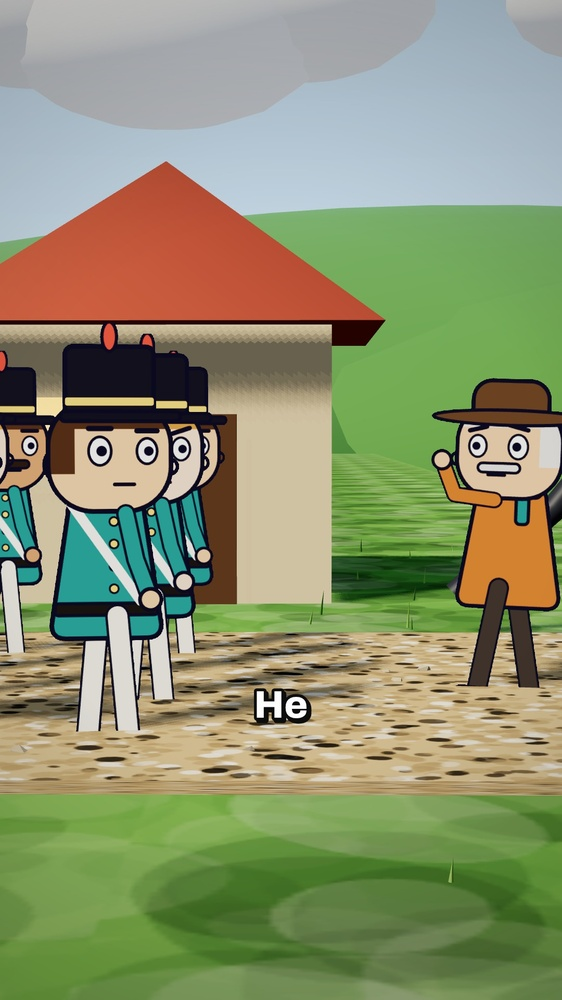
#> input picture skills/fact-story-shorts/examples/bridge-keeper/stills/00000.jpg, 562 x 1000 px, shrunk from 1080 x 1920 before the run
$ python -i 07_shots.py   (imports and definitions only)   (older library calls are emulated)
#> lines starting #> are read from the running program, lines starting #| are printed output that depends on the picture
#> further down, picture is the input picture: shape (1000, 562, 3); mean B, G, R 110.4, 146, 139.7
#!/usr/bin/env python3
"""Joins (hard cuts, cross-dissolves), continuous takes, and hold / move segmentation with camera statistics.

These videos are not cut-driven: most scene changes happen inside a continuous take as a fast camera move
(fly-through / orbit / morph), and takes are joined mostly with short cross-dissolves. So three levels are measured:

  joins     hard cut   = one isolated frame-to-frame jump (difference image uncorrelated with its neighbours)
            dissolve   = >=3 consecutive difference images that correlate (same A->B pattern) and whose middle
                         frames fit a linear blend of the end frames
  takes     spans between joins
  segments  inside the timeline every frame is 'move' (smoothed optical flow >= 0.9 % of frame height per frame,
            released below 0.55) or 'hold'. A 'beat' is the stretch between two composition changes
            (joins or moves); beat length is the closest equivalent of shot length for this style.

Usage: 07_shots.py <work_dir> [only=<video-stem>]
Writes <work>/<video>/shots.json
"""
import csv
import json
import sys
from concurrent.futures import ProcessPoolExecutor
from pathlib import Path

import cv2
import numpy as np

FPS = 30.0
MOVE_ON, MOVE_STAY, MOVE_MIN = 0.9, 0.55, 4      # % frame height per frame, frames
STILL_FLOW = 0.05                                # % frame height per frame -> "camera and scene effectively still"


# [90 lines left out: functions load_metrics, load_gray, corr, blend_fit, detect_joins, not called in this run]


def gradmag(img):
    b = cv2.GaussianBlur(img, (0, 0), 1.5)
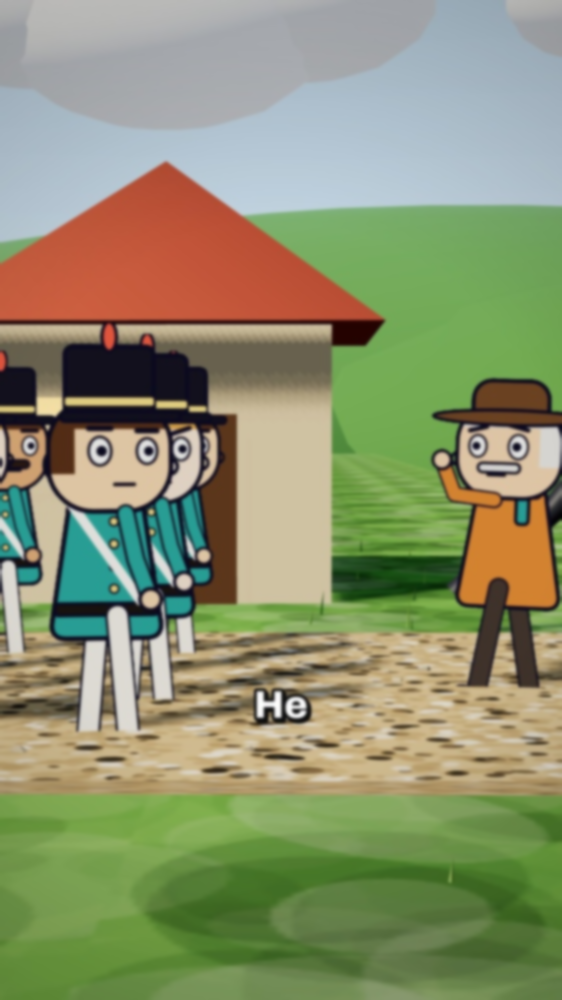
#> b: shape (1000, 562, 3); mean B, G, R 110.4, 146, 139.7
    return np.hypot(cv2.Sobel(b, cv2.CV_32F, 1, 0, ksize=3), cv2.Sobel(b, cv2.CV_32F, 0, 1, ksize=3))
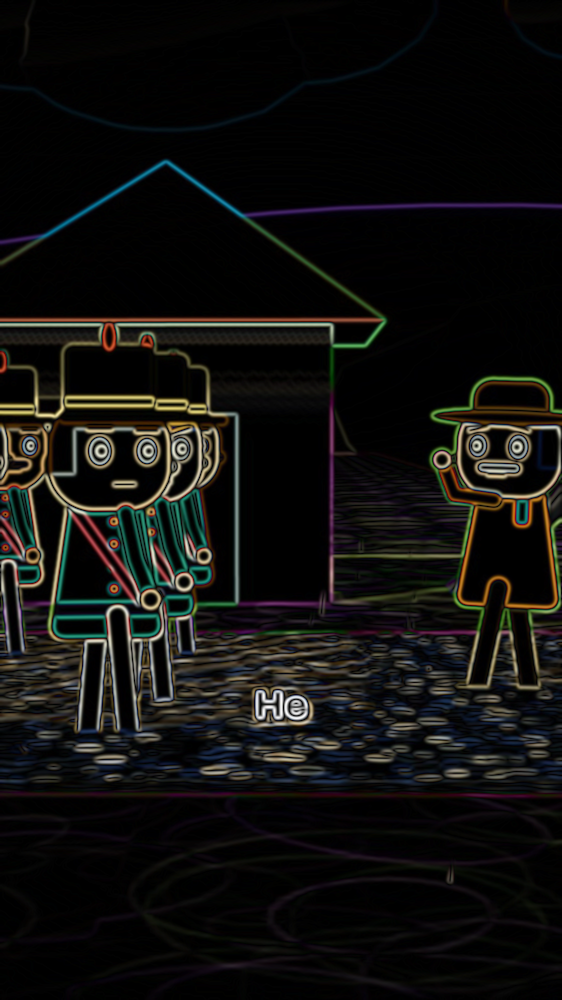
#> returned value: shape (1000, 562, 3) float32; mean of channels 0, 1, 2 27.5, 30.9, 31.9; drawn with min black and max white


# [24 lines left out: function apply_overrides, not called in this run]


def hist(gray):
    h = cv2.calcHist([gray.astype(np.uint8)], [0], None, [32], [0, 256])
    return cv2.normalize(h, h, 1.0, 0.0, cv2.NORM_L1)


# [162 lines left out: functions segment_motion, camera_stats, label_hold, label_move, one, main, not called in this run]


# [2 lines not run here, left out]

>>> import cv2
>>> picture = cv2.imread('../../../examples/bridge-keeper/stills/00000.jpg')
>>> result = gradmag(picture)

$ run again, on skills/fact-story-shorts/examples/bridge-keeper/stills/00060.jpg
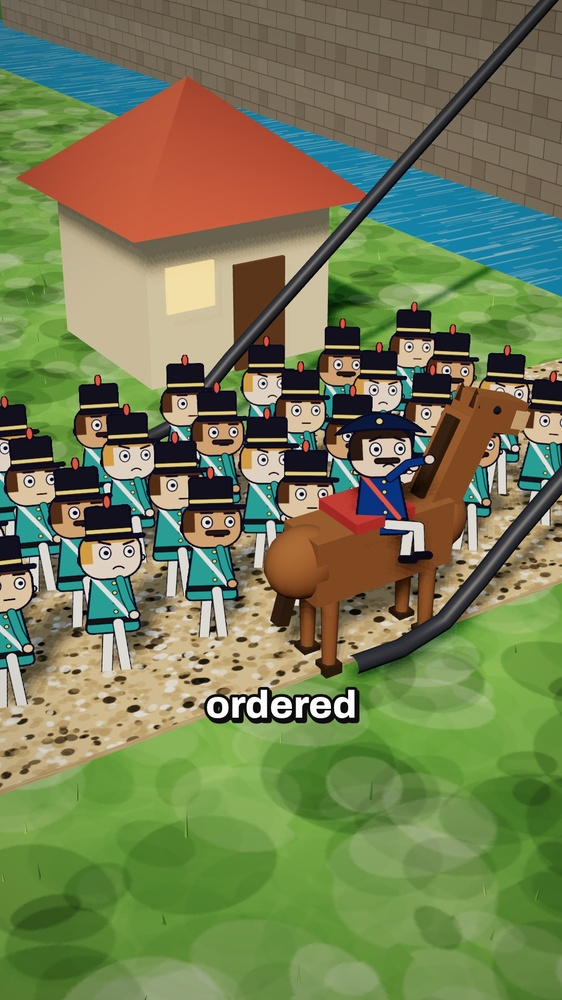
#> input picture skills/fact-story-shorts/examples/bridge-keeper/stills/00060.jpg, 562 x 1000 px, shrunk from 1080 x 1920 before the run
#> picture is the input picture: shape (1000, 562, 3); mean B, G, R 84, 125.6, 116.5
#> in gradmag, `b = cv2.GaussianBlur(img, (0, 0), 1.5)`:
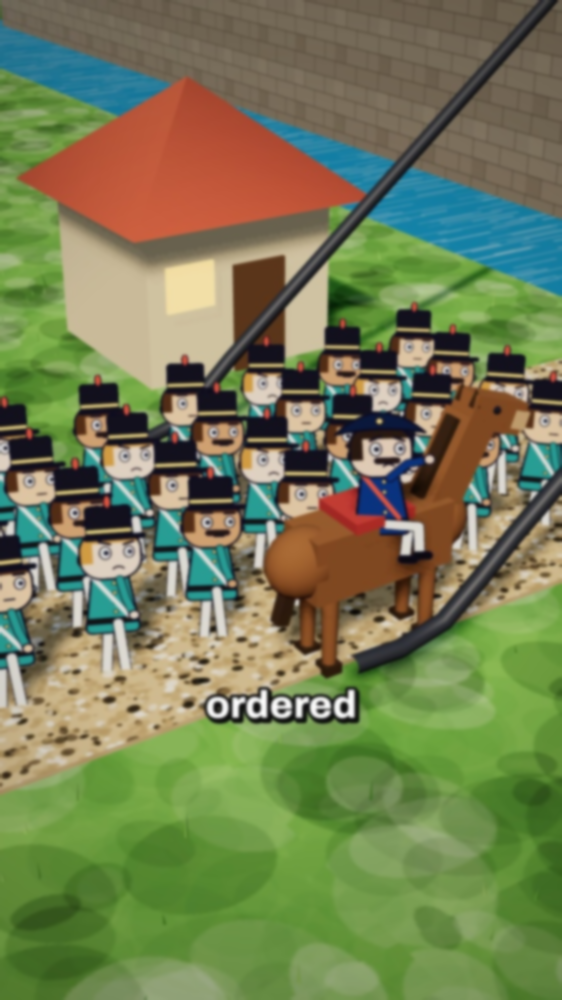
#> b: shape (1000, 562, 3); mean B, G, R 84, 125.6, 116.5
#> in gradmag, `return np.hypot(cv2.Sobel(b, cv2.CV_32F, 1, 0, ksize=3), cv2.Sobel(b, ..`:
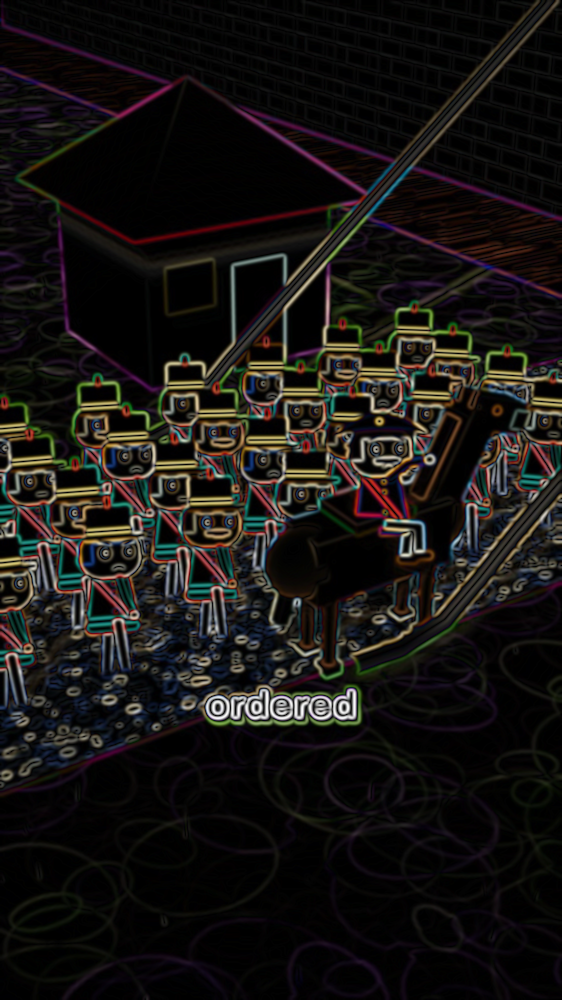
#> returned value: shape (1000, 562, 3) float32; mean of channels 0, 1, 2 36, 39.7, 44.6; drawn with min black and max white

$ run again, on skills/fact-story-shorts/examples/bridge-keeper/stills/00128.jpg
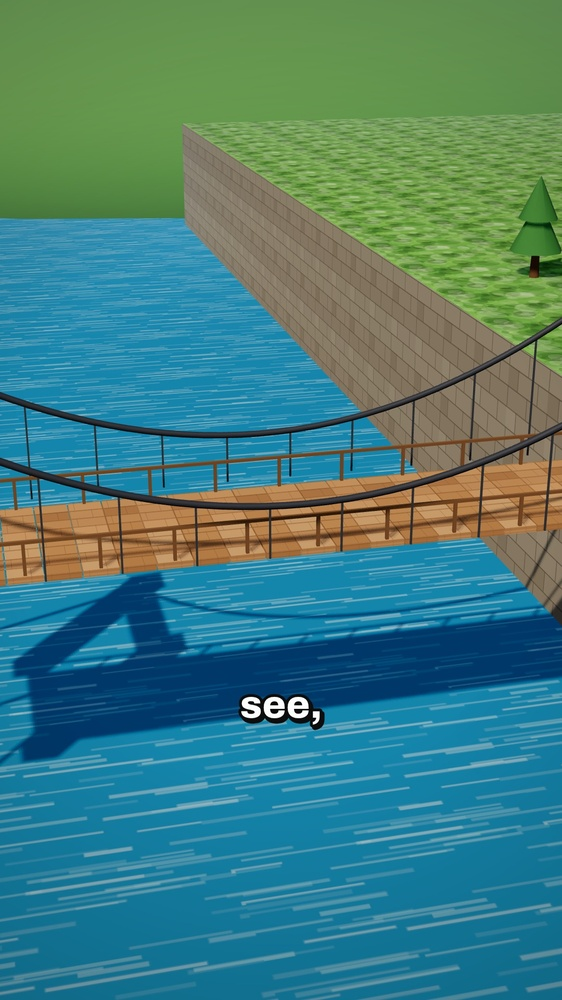
#> input picture skills/fact-story-shorts/examples/bridge-keeper/stills/00128.jpg, 562 x 1000 px, shrunk from 1080 x 1920 before the run
#> picture is the input picture: shape (1000, 562, 3); mean B, G, R 123.7, 125.9, 67.8
#> in gradmag, `return np.hypot(cv2.Sobel(b, cv2.CV_32F, 1, 0, ksize=3), cv2.Sobel(b, ..`:
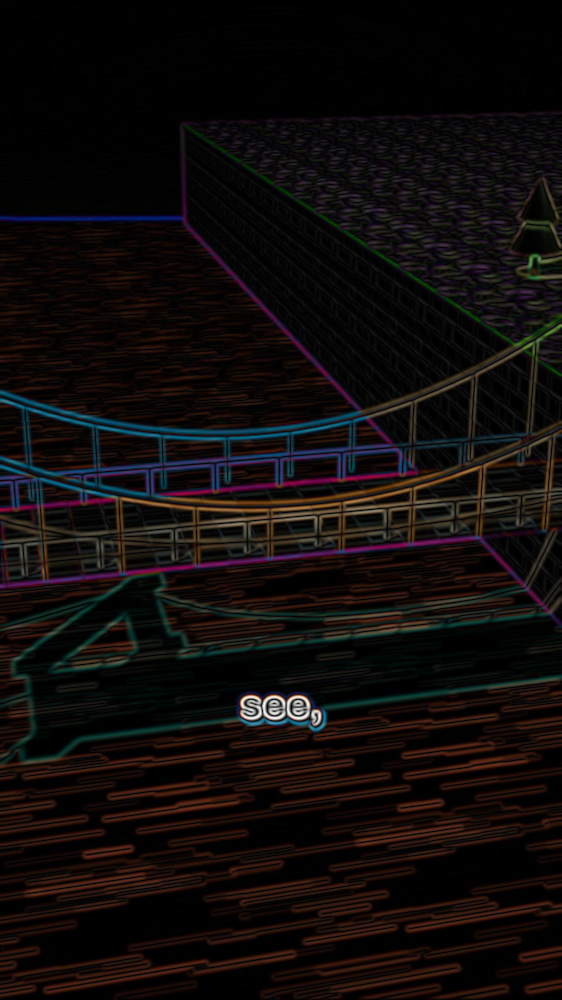
#> returned value: shape (1000, 562, 3) float32; mean of channels 0, 1, 2 21.5, 23, 31.6; drawn with min black and max white
